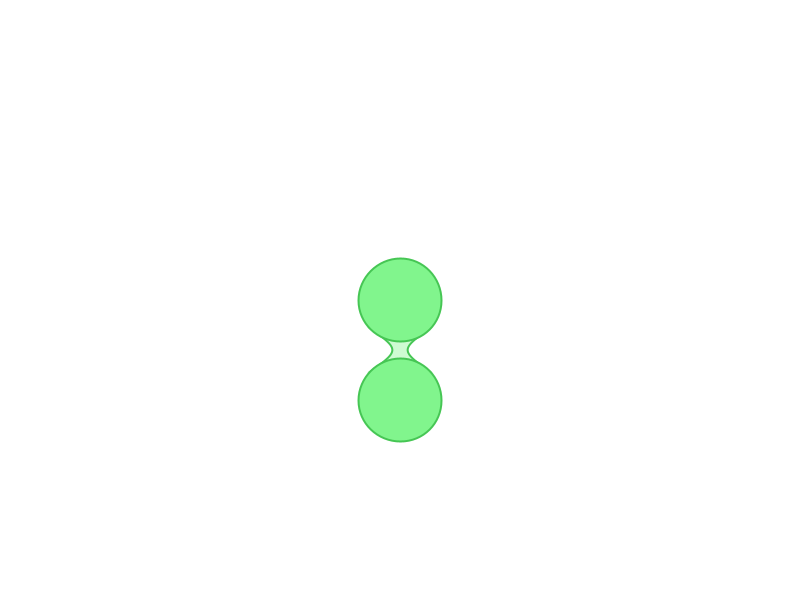
Frame 1 (no input)
Frame 60 (the mouse pressed at the canvas centre just before this capture): identical to frame 1, image omitted
Frame 120 (the mouse held since frame 60 and released just before this capture): identical to frame 1, image omitted

The Processing sketch that drew this single still picture (run headless with seeded random() and noise(); from frame 60 on, the mouse is pressed at the canvas centre):

// Processing sketch: link
// ── link.pde
ConChan c1,c2;

void setup(){
  size(800,600);
  c1 = new ConChan(0,0);
  c2 = new ConChan(0,1);
}

void draw(){
  background(255);
  translate(400,300);
  
  
  scale(100);
  pushMatrix();
  //c1.drawDot(0.6);
  //c1.drawDot(0.5);
  //c1.drawDot(0.4);
  //c2.drawDot(-0.4);
  //c2.drawDot(-0.6);
  //c2.drawDot(-0.5);
  PVector p1,p2,p3,p4,cp;
  p1 = c1.getDot(0.8);
  p2 = c2.getDot(-0.8);
  p3 = c2.getDot(-0.2);
  p4 = c1.getDot(0.2);
  cp = c1.getDot(0.5).add(c2.getDot(-0.5));
  cp.mult(0.5);
  
  //noStroke();
  strokeWeight(0.02);
  stroke(#46C654);
  fill(#81F58D,100);
  translate(0,0.5);
  beginShape();
  vertex(p1.x,p1.y);
  bezierVertex(cp.x,cp.y,cp.x,cp.y,p2.x,p2.y);
  vertex(p3.x,p3.y);
  bezierVertex(cp.x,cp.y,cp.x,cp.y,p4.x,p4.y);
  endShape(CLOSE);
  popMatrix();
  
  fill(#81F58D);
  c1.display();
  c2.display();
  
}
// ── ConChan.pde
class ConChan{
  Color     col;
  ConChan[] mate;
  int x;
  int y;
  
  
  ConChan(int xx,int yy){
    x = xx;
    y = yy;
  }
  
  void display(){
    strokeWeight(0.02);
    stroke(#46C654);
    ellipse(x,y,0.83,0.83);
  }
  
  void drawDot(float rate){
    float rx,ry;
    rx = 0.36*cos(PI*rate);
    ry = 0.36*sin(PI*rate);
    ellipse(rx+x,ry+y,0.1,0.1);
  }
  
  PVector getDot(float rate){
    float rx,ry;
    rx = 0.36*cos(PI*rate);
    ry = 0.36*sin(PI*rate);
    return new PVector(rx,ry);
  }
  
}

class Color{
  float r;
  float g;
  float b;
  color col;
  
  Color(float r, float g, float b){
    this.r = r;
    this.g = g;
    this.b = b;
    this.col = color(r*255,g*255,b*255);
  }
  
  
  Color copy(){
    Color cl = new Color(r,g,b);
    return cl;
  }
  
  void mixColor(Color[] other){
  }
}
